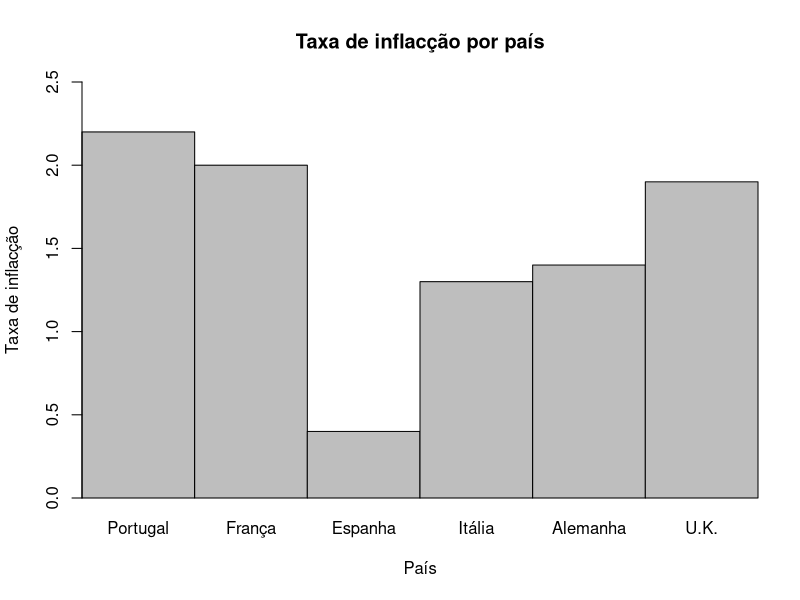
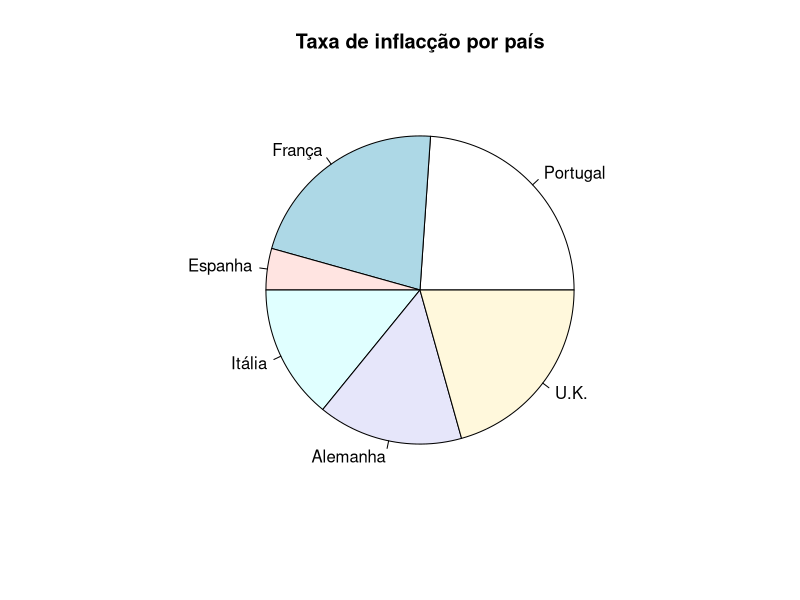

Generate these figures, in order, with R:
df <- read.csv(file.path("dataset", "4_4.csv"))

# Exercício 4.4 a
png(file.path("imagem", "ex4_4a.png"))
barplot(
  df$taxa,
  names.arg = df$pais,
  ylab = "Taxa de inflacção",
  xlab = "País",
  main = "Taxa de inflacção por país",
  ylim = c(0, 2.5),
  space = 0,
  xaxs = "i",
  yaxs = "i"
)

# Exercício 4.4 b
png(file.path("imagem", "ex4_4b.png"))
pie(
  df$taxa,
  labels = df$pais,
  main = "Taxa de inflacção por país"
)

# Exercício 4.4 c
print(mean(df$taxa))
